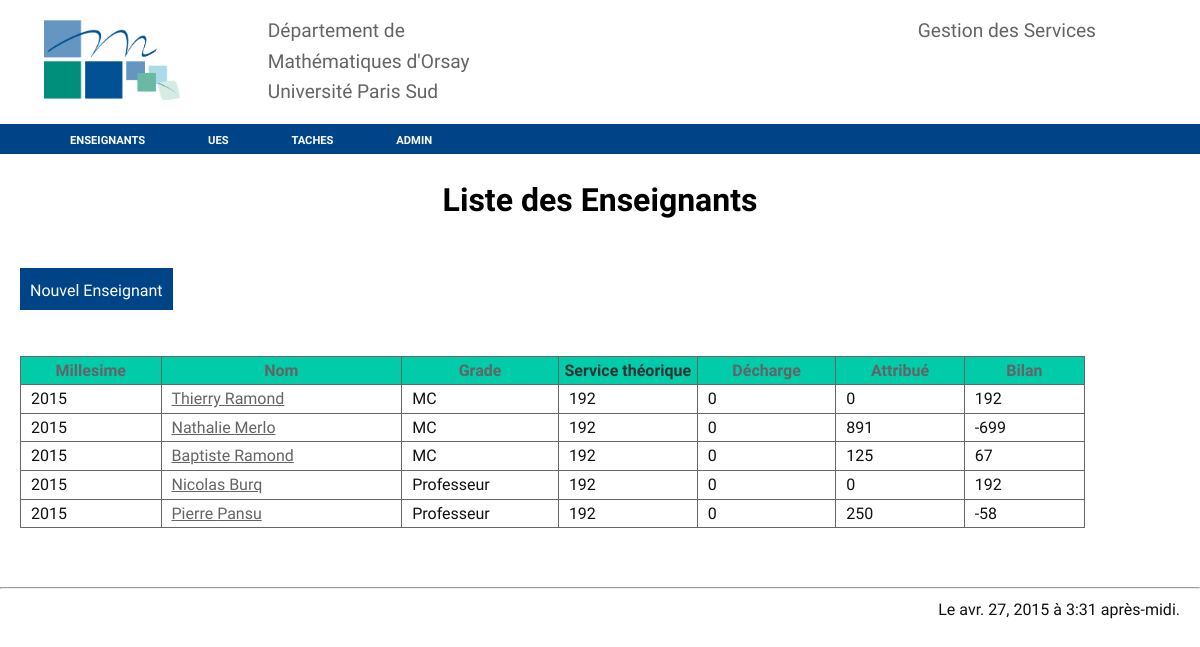
The app's page /enseignants/, older data.
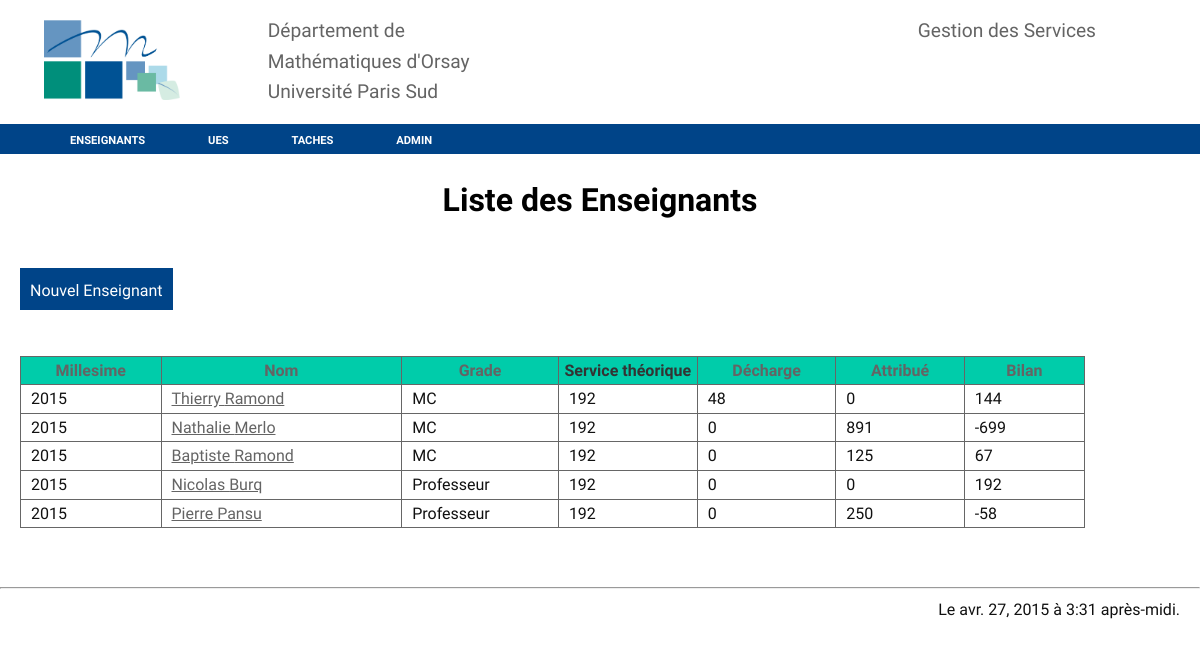
The same page, newer data.
### services/models.py (models this page shows, shortened)
class Enseignant(models.Model):
    nom = models.CharField(max_length = 100)
    prenom = models.CharField(max_length = 100)
    grade = models.CharField(max_length = 100)
    service_du = models.IntegerField (default = 192)
    decharge = models.IntegerField (default = 0)
    commentaire = models.CharField(max_length = 255, blank= True)
    arrivé_en = models.DateField(default='2000-09-01')
    photo = models.ImageField(blank=True)
    attribué = models.IntegerField (default = 0)
    bilan = models.IntegerField (default = 0)
    millesime = models.IntegerField (default = timezone.now().year)
    class Meta():
        unique_together = ("nom", "prenom", "millesime")
    def calcul_bilan(self):
        att=Tache.objects.filter(attribué_à = self).aggregate(Sum('horaire_eqtd'))['horaire_eqtd__sum']
        if att == None:
            att=0
        self.bilan = self.service_du-self.decharge-att
        self.save()
        return (self.service_du-self.decharge-att)
    def total_attribue_1(self):
        total = Tache.objects.filter(attribué_à = self).aggregate(Sum('horaire_eqtd'))
        if (total['horaire_eqtd__sum'] == None):
            total['horaire_eqtd__sum']=0
        self.total_attribue=total['horaire_eqtd__sum']
        self.save()
        return total['horaire_eqtd__sum']

### services/views.py (the view)
# urls.py: url(r'^enseignants/$', views.EnseignantListView.as_view(), name ='enseignants'),
class EnseignantListView(generic.ListView):
    model = Enseignant
    template_name= 'enseignant_list.html'
    def get_context_data(self, **kwargs):
        context = super(EnseignantListView, self).get_context_data(**kwargs)
        context['datetime'] = timezone.now()
        return context
    def get_queryset(self):
        if self.request.GET.get('sort_by'):
            sort_by = self.request.GET.get('sort_by')
            qs = super(EnseignantListView, self).get_queryset().order_by(sort_by)
        else:
            qs = super(EnseignantListView, self).get_queryset()
        if self.request.GET.get('order'):
            order = self.request.GET.get('order')
            if order == 'desc': qs = qs.reverse()
        return qs

### services/templates/enseignant_list.html (shortened to what this page needs)
{% extends "base.html" %}
{% block content %}
<h1>Liste des Enseignants</h1>
<bouton>
<a href="{% url "enseignant-new" %}">Nouvel Enseignant</a></li>
</bouton>
<br/>
<br/>
<table>
<tr>
	<th style="width: 5%;"> <a href="?sort_by=millesime&order=asc">Millesime</a></th>
	<th style="width: 10%;"> <a href="?sort_by=nom&order=asc">Nom</a> </th>
	<th style="width: 5%;"> <a href="?sort_by=grade&order=desc">Grade</a></th>
	<th style="width: 5%;"> Service théorique</th>
	<th style="width: 5%;"> <a href="?sort_by=-decharge">Décharge</a> </th>
	<th style="width: 5%;"> <a href="?sort_by=-attribué">Attribué</a></th>
	<th style="width: 5%;"> <a href="?sort_by=bilan">Bilan</a></th>
</tr>
{% for enseignant in enseignant_list%}
<tr>
	<td>{{enseignant.millesime}}</td>
	<td><a href="{% url 'enseignant-view' enseignant.id%}">{{enseignant.prenom }} {{enseignant.nom}}</a></td>
	<td>{{enseignant.grade}}</td>
	<td>{{enseignant.service_du}}</td>
	<td>{{enseignant.decharge}}</td>
	<td>{{enseignant.total_attribue_1}}</td>
	<td>{{enseignant.calcul_bilan}}</td>
</tr>
{% endfor %}
</table>
{% endblock %}

Row changes from the older to the newer data that the page shows:
changed Enseignant "Thierry": decharge "0" → "48"; calcul_bilan "192" → "144"
